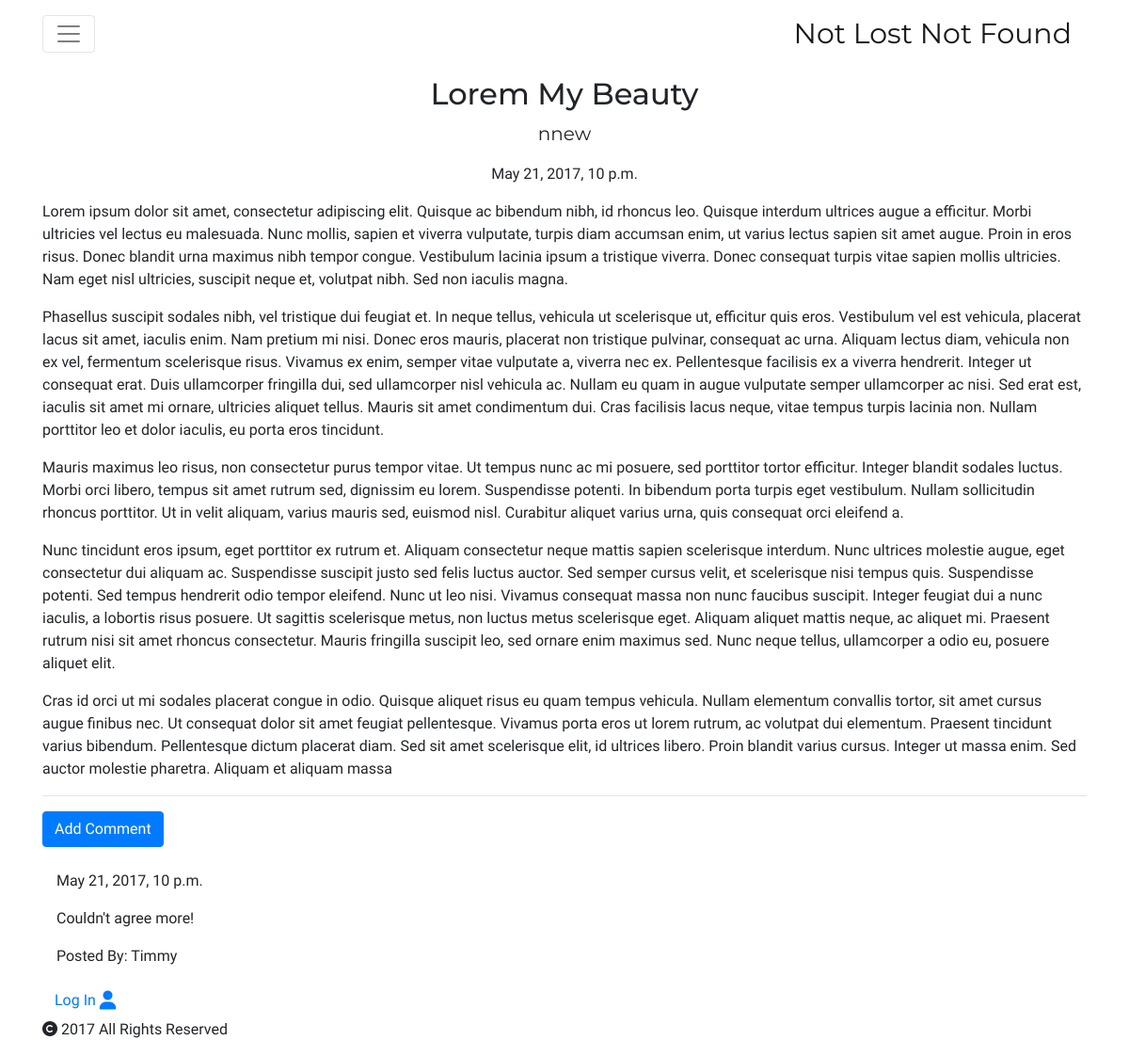
Before: /post/5 with the older database file.
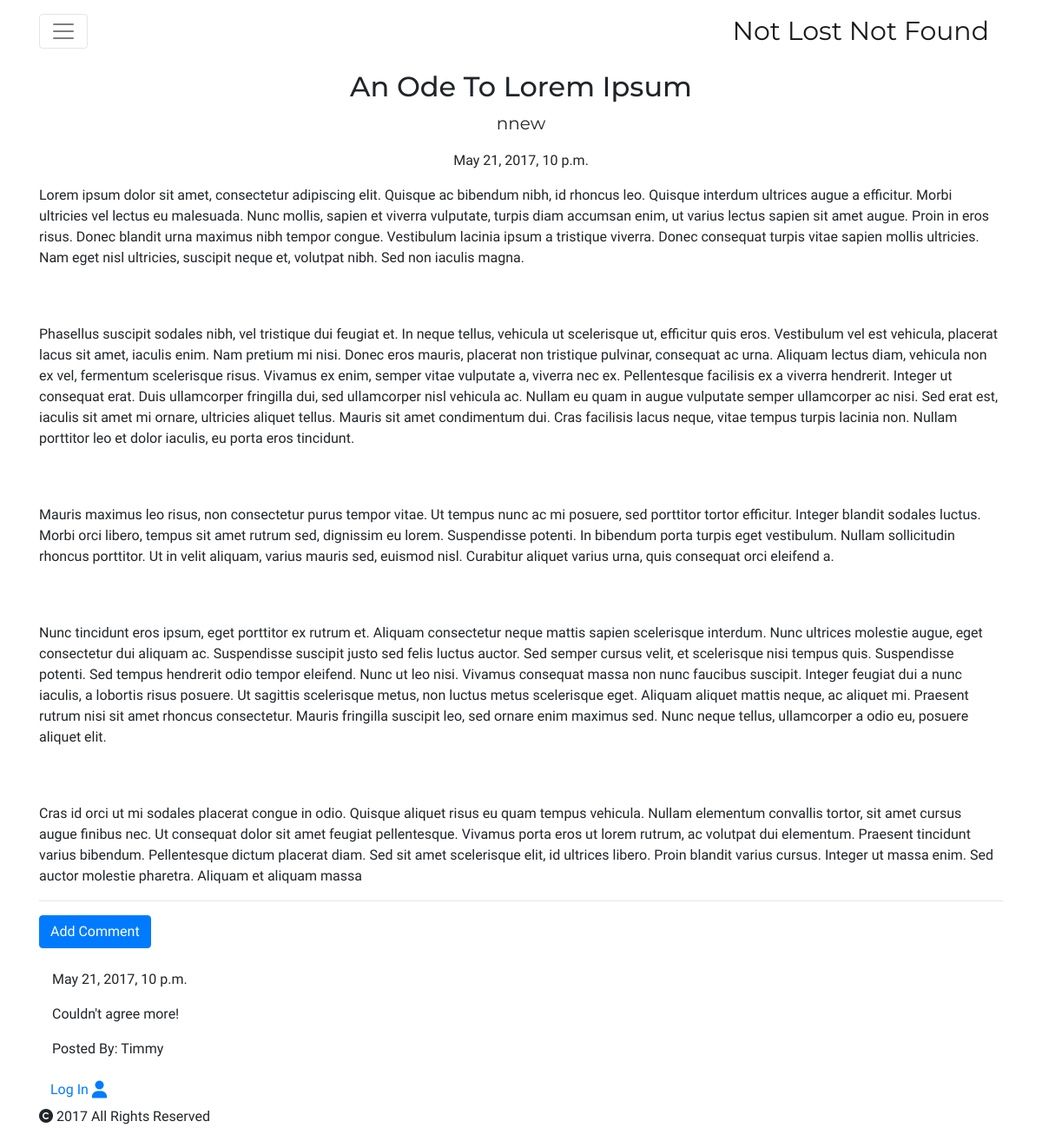
After: the same page with the newer database file.
### blog/models.py (models this page shows, shortened)
class Post(models.Model):
	author = models.ForeignKey('auth.User')
	title = models.CharField(max_length=200)
	text = RichTextUploadingField()
	feature = models.ImageField(upload_to='uploads/%Y/%m/%d',blank=True)
	create_date = models.DateTimeField(default=timezone.now)
	published_date = models.DateTimeField(blank=True,null=True)

### blog/views.py (the view)
class PostDetailView(DetailView):
	model = Post

### blog/templates/blog/post_detail.html (shortened to what this page needs)
{% extends "blog/base.html" %}
{% load tz %}
{% block content %}
	<h1 class="postTitle">{{ post.title|title }}</h1>
	<p class="postAuthor">{{ post.author }}</p>
	{% if post.published_date %}
		<p class="date postdate">{{ post.published_date|localtime }}</p>
	{% else %}
		<a href="{% url 'post_publish' pk=post.pk %}" class="btn btn-primary">Publish</a>
	{% endif %}
	<p class="postcontent">{{ post.text|safe|linebreaksbr }}</p>
	<hr>
	{% if post.published_date %}
	<a href="{% url 'add_comment_to_post' pk=post.pk %}" class="btn btn-primary btn-comment">Add Comment</a>
	<div class="container" id="comments">
		{% for comment in post.comments.all %}
			<br>
			{% if user.is_authenticated or comment.approved_comment %}
				<p>
					{{ comment.create_date }}
				</p>
				<p>{{ comment.text|safe|linebreaks }}</p>
				<p>Posted By: {{ comment.author }}</p>
			{% endif %}
			{% empty %}
			<p>No Comments</p>
		{% endfor %}
	</div>
	{% endif %}
{% endblock content %}

Changed rows visible on the page:
changed Post "nnew": title "Lorem My Beauty" → "An Ode To Lorem Ipsum"
